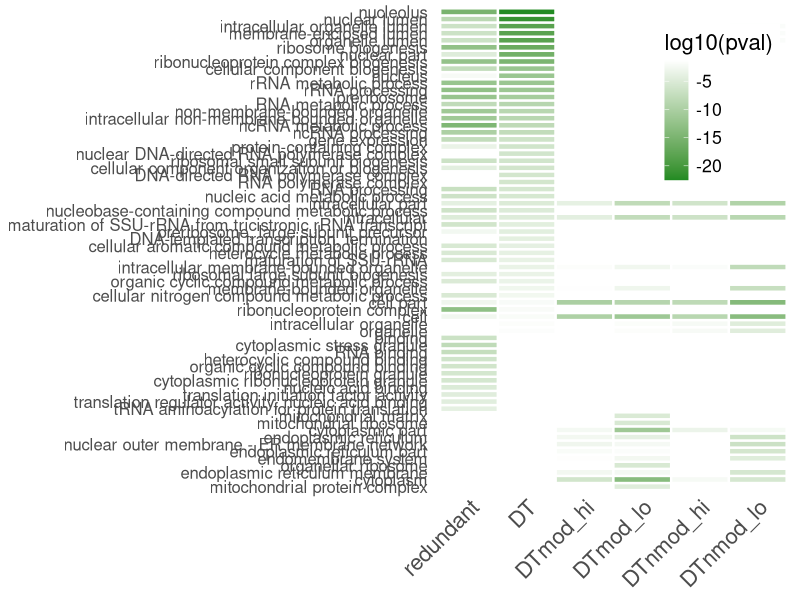

Write R code to recreate this figure.
# figure 6 plots

library(ggplot2)
library(reshape2)


GO <- read.table("data/figures/figure6/GO_combined.txt", header=T, sep='\t', na.strings="NA")
GO$GO <- factor(GO$GO, levels=GO$GO)
GOm <- melt(GO)
GOm <- GOm[,c(2,3,4,5)]
colnames(GOm) <- c("GO", "description", 'variable', 'pval')



svg(file = "figures/figure6/GO_analysis.svg", height = 9.5, width = 7)

ggplot(GOm, aes(x = variable, y = GO)) + 
  geom_tile(aes(fill=log10(pval)), color="white", size=0.8) + 
  scale_y_discrete(labels=GO$name, position="left") +
  theme_classic() + 
  labs(x=NULL, y=NULL) + 
  theme(axis.text.x = element_text(size=16, angle = 45, hjust = 1), 
        axis.text.y = element_text(size=12),
        axis.ticks = element_blank(), 
        axis.line.x = element_blank(),
        axis.line.y = element_blank(),
        text = element_text(size=16),
        legend.justification = c(1.1, 1.1),
        legend.position = c(1, 1)
  ) +
  scale_fill_gradient(low = "forestgreen", high = "white", space = "Lab", 
                      na.value = "white", guide = "colourbar")

dev.off()




